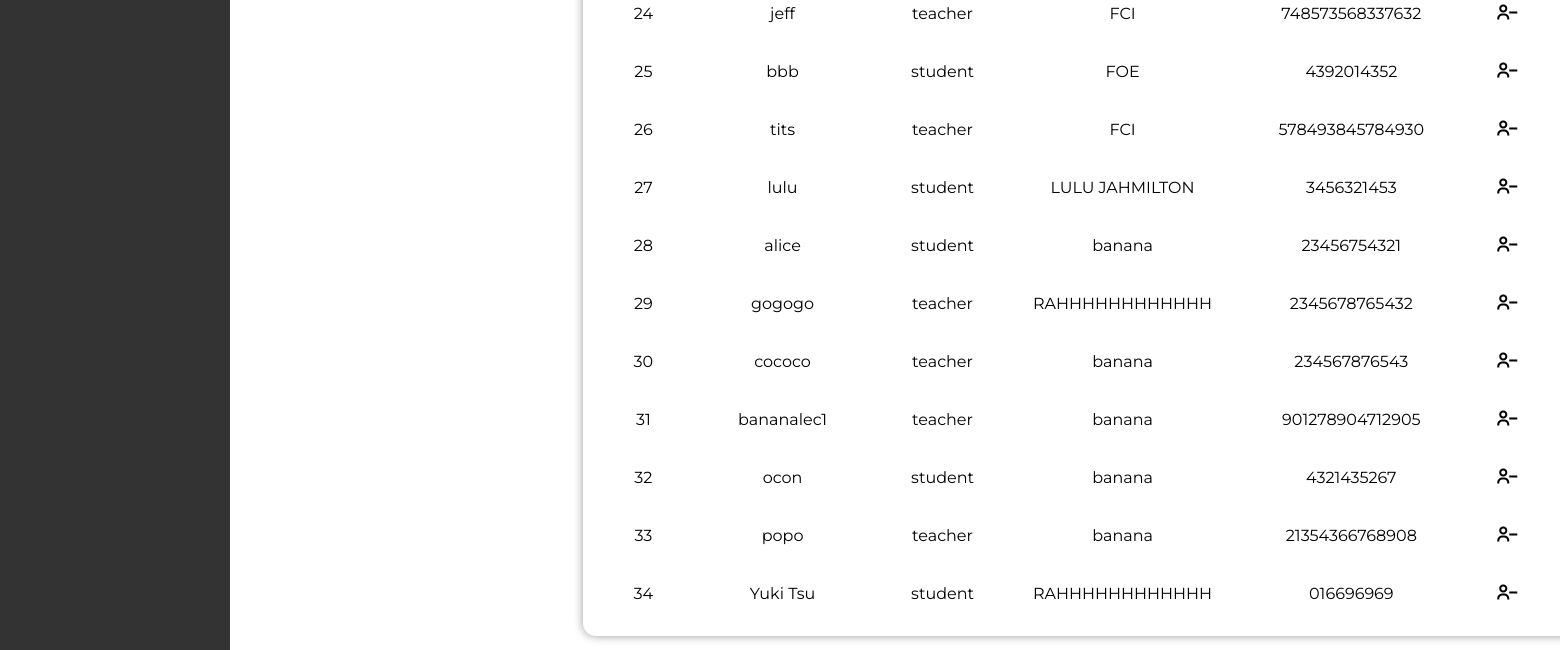
The page /usercontrol (lower part) on the database as committed earlier.
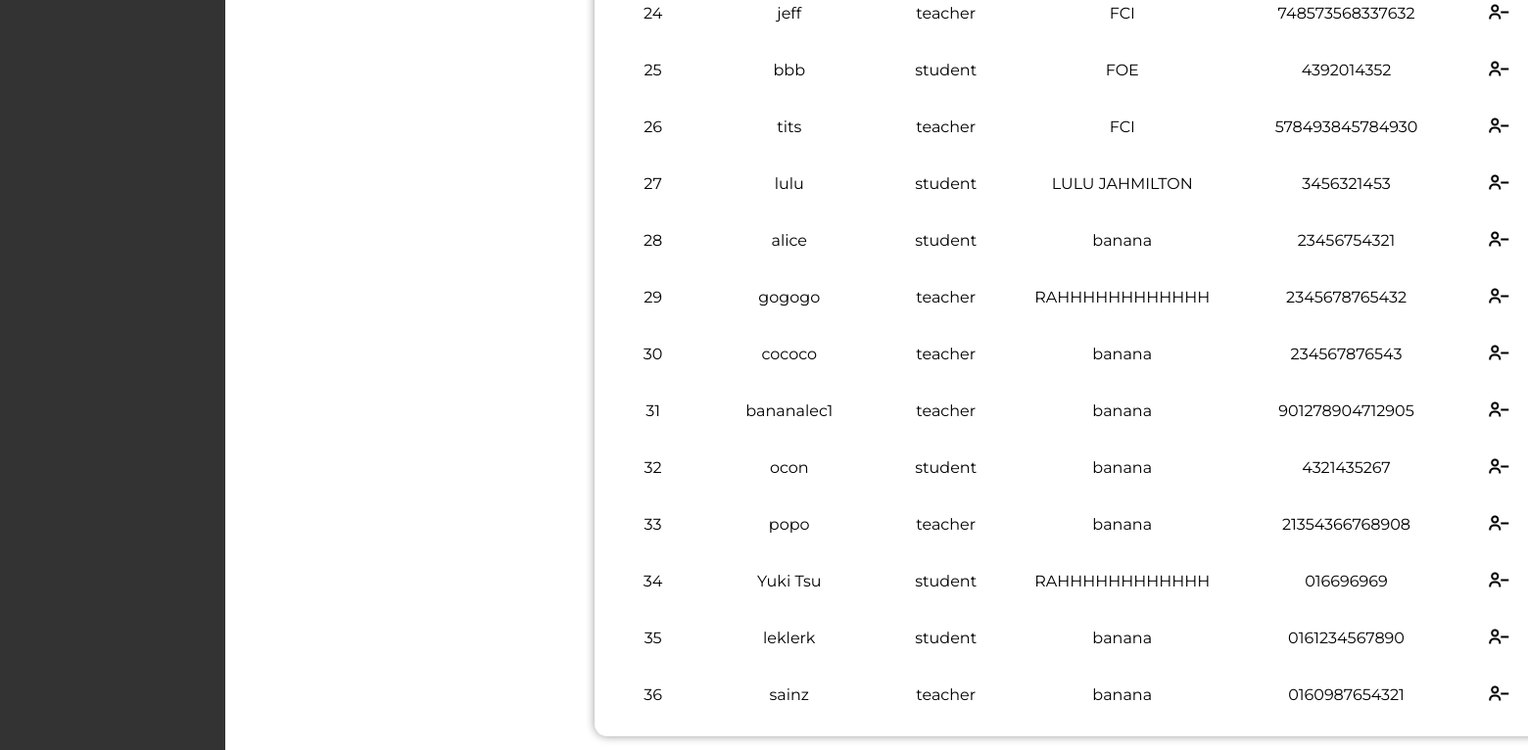
The same page on the database as committed later.
### tables this page shows
CREATE TABLE users (
        id INTEGER PRIMARY KEY AUTOINCREMENT,
        role TEXT NOT NULL,
        faculty TEXT NOT NULL,
        username TEXT NOT NULL UNIQUE,
        email TEXT NOT NULL UNIQUE,
        phone_number TEXT NOT NULL UNIQUE,
        password TEXT NOT NULL
        );

### app.py (the view)
@app.route("/usercontrol")
def usercontrol():
    search_query = request.args.get('search', '')
    conn = get_db_connection()
    cursor = conn.cursor()
    if search_query:
        cursor.execute(
            """
            SELECT id, role, faculty, username, phone_number
            FROM users
            WHERE username LIKE ? OR role LIKE ? OR faculty LIKE ? OR phone_number LIKE ?
            """,
            (f"%{search_query}%", f"%{search_query}%", f"%{search_query}%", f"%{search_query}%")
        )
    else:
        cursor.execute("SELECT id, role, faculty, username, phone_number FROM users")
    users = cursor.fetchall()
    cursor.close()
    conn.close()
    return render_template("usercontrol.html", users=users)

### app.py (called while the page is built)
def get_db_connection():
    con = sqlite3.connect("database.db")
    con.row_factory = sqlite3.Row
    return con

### templates/usercontrol.html (shortened to what this page needs)
<!DOCTYPE html>
<html lang="en">
<head>
    <link rel="stylesheet" href="../static/style.css">
    <link href='https://unpkg.com/boxicons@2.1.4/css/boxicons.min.css' rel='stylesheet'>
</head>
<body>
    <div class="sidebar">
    </div>
    <div class="user-main">
        <div class="table" id="customers_table">
            <div class="table__body">
                <table>
                    <tbody id="userTableBody">
                        {% for user in users %}
                        <form action="/delete_user" method="POST">
                            <tr>
                                <td> {{ loop.index }} </td>
                                <td>{{ user[3] }}</td>
                                <td>{{ user[1] }}</td>
                                <td> {{ user[2] }} </td>
                                <td> {{ user[4] }}</td>
                                <td>
                                    <button type="submit"><i class='bx bx-user-minus'></i></button>
                                </td>
                            </tr>
                        </form>
                        {% endfor %}
                    </tbody>
                </table>
            </div>
        </div>
    </div>
</body>
</html>

### static/style.css (style rules this page uses)
* { margin: 0; padding: 0; box-sizing: border-box; font-family: 'Montserrat'; }
body { font-family: 'Montserrat', sans-serif; background-color: white; justify-content: center; align-items: center; margin: 0; padding: 0; min-width: 100vh; }
.bx { font-size: 24px; color: #333; }
.sidebar { height: calc(200vh - 60px); width: 230px; position: absolute; top: 50px; left: 0; background-color: #333; padding-top: 20px; overflow-y: auto; }
.table { position: relative; width: 1000px; box-shadow: 0 0 10px rgba(0, 0, 0, 0.4); border-radius: 12.8px; display: flex; justify-content: center; flex-direction: column; margin-top: 20px; left: 20%; }
.table__body { width: 95%; max-height: calc(89vh - 16px); background-color: #fffb; margin: 12.8px auto; border-radius: 9.6px; overflow: auto; overflow: overlay; }
table { width: 100%; }
table, th, td { border-collapse: collapse; padding: 16px; text-align: center; }
.table__body button { background-color: transparent; border: none; color: black; justify-content: center; }
.table__body i { border: none; color: black; }

Rows that differ between the two databases and show on the page:
added users: username "leklerk", role "student", faculty "banana", phone_number "0161234567890"
added users: username "sainz", role "teacher", faculty "banana", phone_number "0160987654321"
